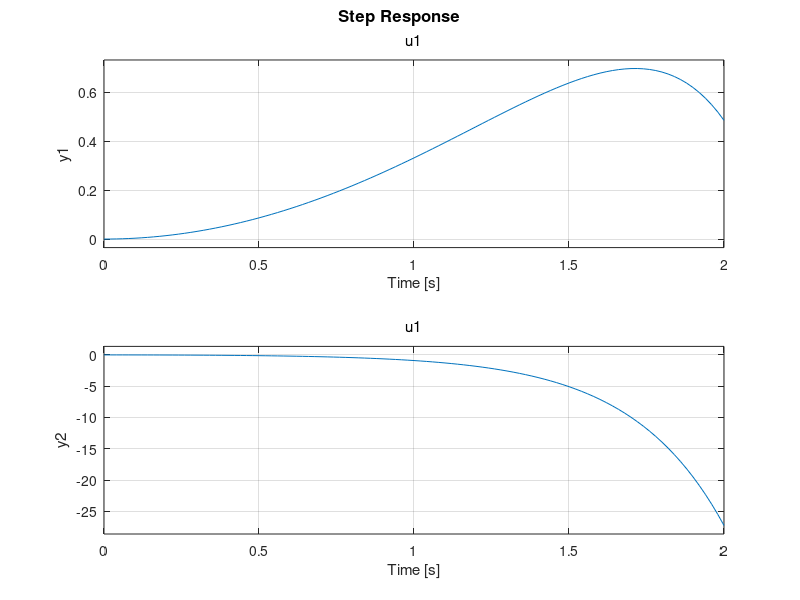

MATLAB code for this plot:
%System dynamics project2 test

A=[0 1 0 0;0 0 .39651608 0;0 0 0 1;0 0 11.16198172 0];
B=[0;.6993006916;0;-.7647645];
C=[1 0 0 0;0 0 1 0];
D=[0;0];
sys=ss(A,B,C,D);
[num,den]=ss2tf(A,B,C,D)
% test1 input 0.2032m/s
t=0:.01:5.04;
w=.01:.01:1.01;
u1=(w*.2032);
u2=.2032*ones(1,101);
u3=.2032*ones(1,101);
u4=.2032-(w*.2032);
u5=0*ones(1,101);
u=[u1 u2 u3 u4 u5];
[y,t]=lsim(sys,u,t);
y1=[1 0]*y';
y2=[0 1]*y';
step(sys)


%test
num=[0 0 1]
den=[1.307592371 0 14.595318]
[A,B,C,D]=tf2ss(num,den)